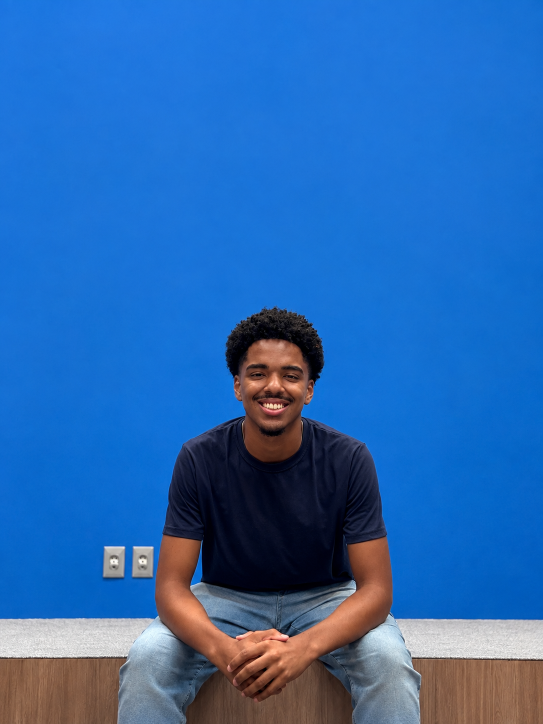
#> input picture src/assets/members/felix_foto.png, 1086 x 1448 px (shown at 1/2 size)
$ python optimize_images.py
#> lines starting #> are read from the running program, lines starting #| are printed output that depends on the picture
from pathlib import Path

from PIL import Image


ROOT = Path(__file__).resolve().parents[1]

IMAGES = {
    "src/assets/members/felix_foto.png": ((900, 1100), 84, False),
    "src/assets/members/hyago_foto.png": ((900, 1100), 84, False),
    "src/assets/members/kenzo_foto.png": ((900, 1100), 84, False),
    "src/assets/members/arthur_foto.png": ((1000, 1000), 84, False),
    "src/assets/robot/robot_acenando (1).png": ((1004, 1004), 88, False),
    "src/assets/robot/robot_chat.png": ((1000, 1000), 88, False),
    "src/assets/robot/robot_ideia.png": ((1000, 1000), 88, False),
    "src/assets/robot/robot_notebook.png": ((1200, 1200), 88, False),
    "src/assets/robot/robo_erro404.png": ((1200, 1200), 88, False),
    "src/assets/logo/profit_Plogo_branca.png": ((256, 256), 100, True),
    "src/assets/logo/profit_logo_branca.png": ((512, 288), 100, True),
}


def optimize(relative_path: str, max_size: tuple[int, int], quality: int, lossless: bool) -> None:
#> called with relative_path = 'src/assets/members/felix_foto.png', max_size = (900, 1100), quality = 84, lossless = False
    source = ROOT / relative_path
    destination = source.with_suffix(".webp")

    with Image.open(source) as image:
#> image is the input picture: PIL image 1086x1448 RGB; mean R, G, B 42.5, 104.6, 177.2
        image.thumbnail(max_size, Image.Resampling.LANCZOS)
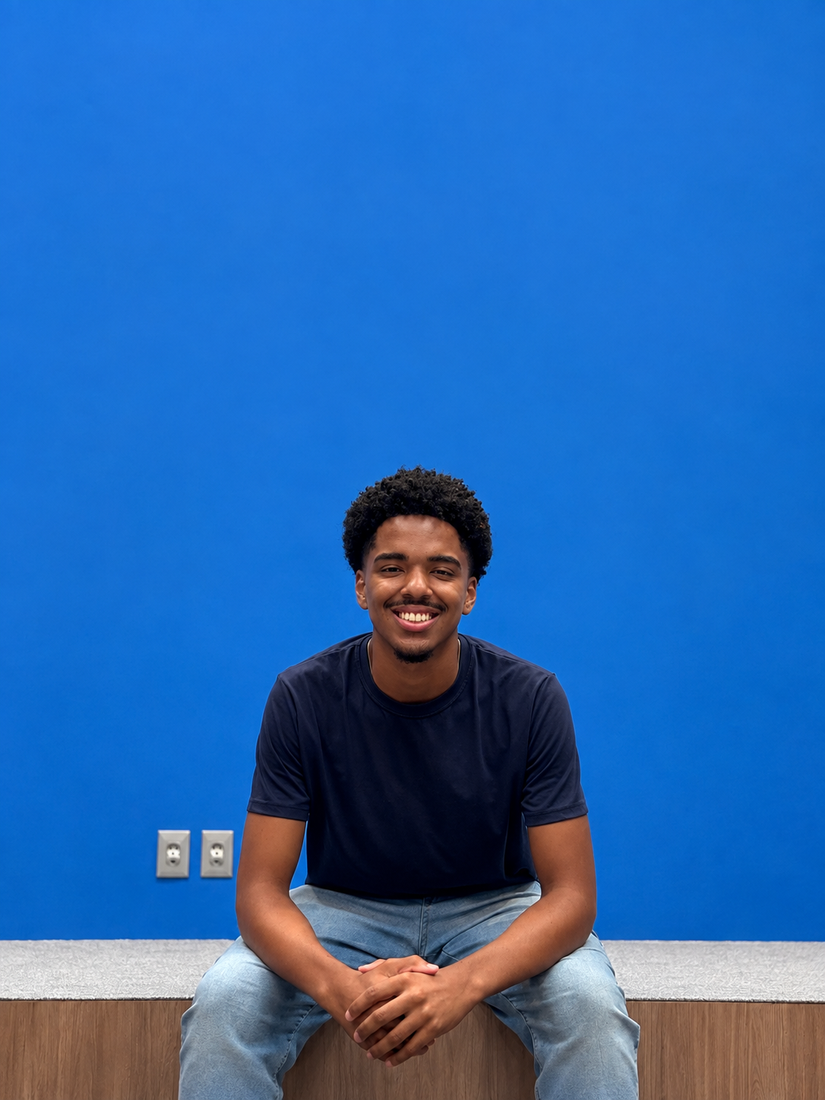
#> image: PIL image 825x1100 RGB; mean R, G, B 42.5, 104.6, 177.2
        image.save(
            destination,
            "WEBP",
            quality=quality,
            method=6,
            lossless=lossless,
            exact=True,
        )


if __name__ == "__main__":
    for path, options in IMAGES.items():
        optimize(path, *options)
#> pass 2 of the loop `for path, options in IMAGES.items():`:
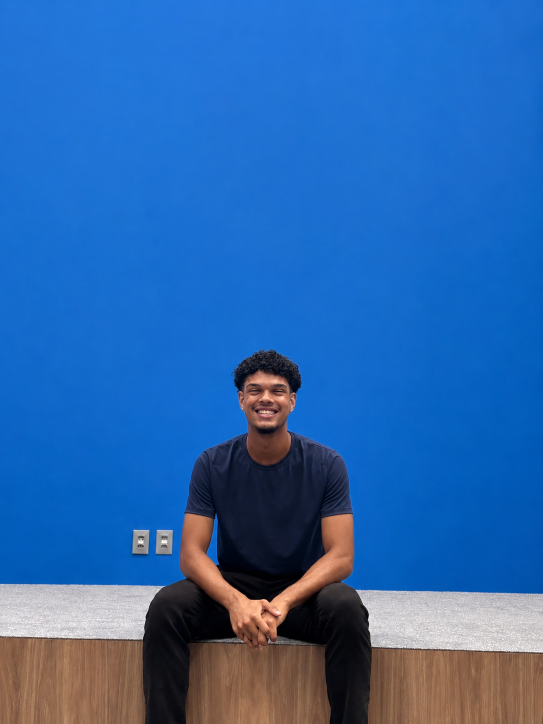
#> input picture src/assets/members/hyago_foto.png, 1086 x 1448 px (shown at 1/2 size)
#> in optimize, image is the input picture: PIL image 1086x1448 RGB; mean R, G, B 44, 102.7, 172.8
#> in optimize (call 2), `image.thumbnail(max_size, Image.Resampling.LANCZOS)`:
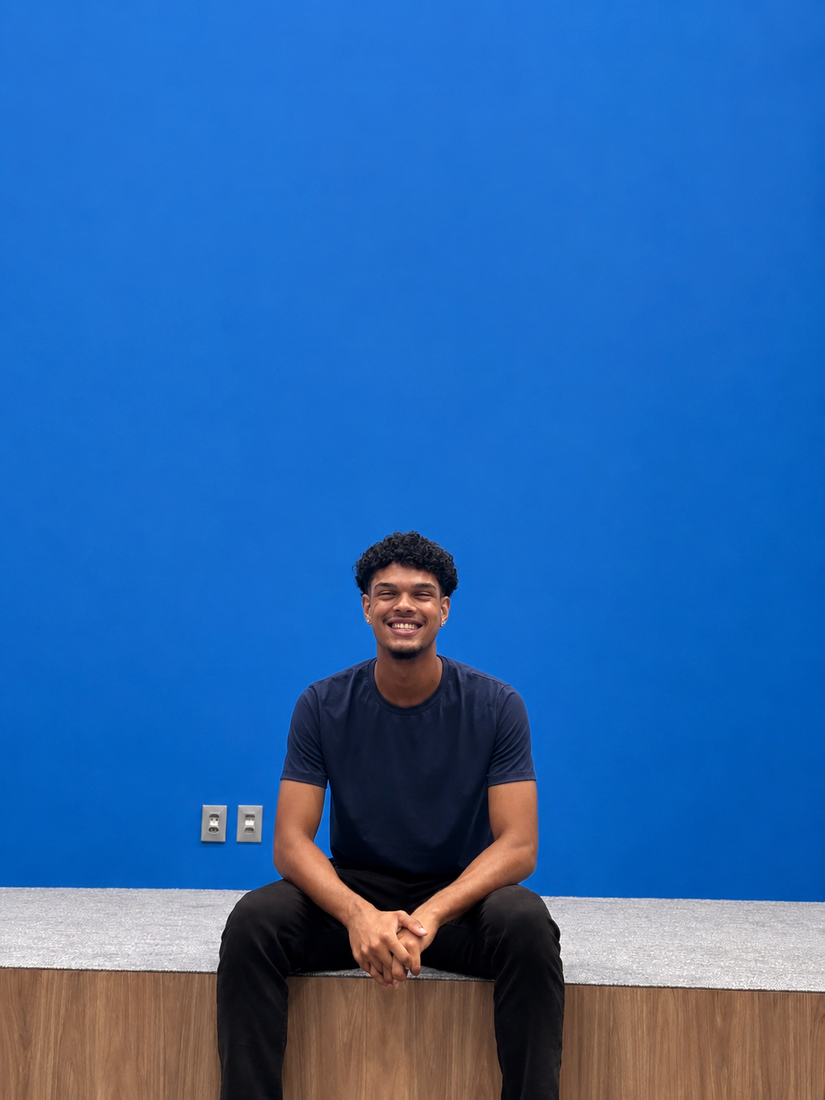
#> image: PIL image 825x1100 RGB; mean R, G, B 44, 102.7, 172.8
#> (the run stopped early here; a loop or call above may not have finished)
